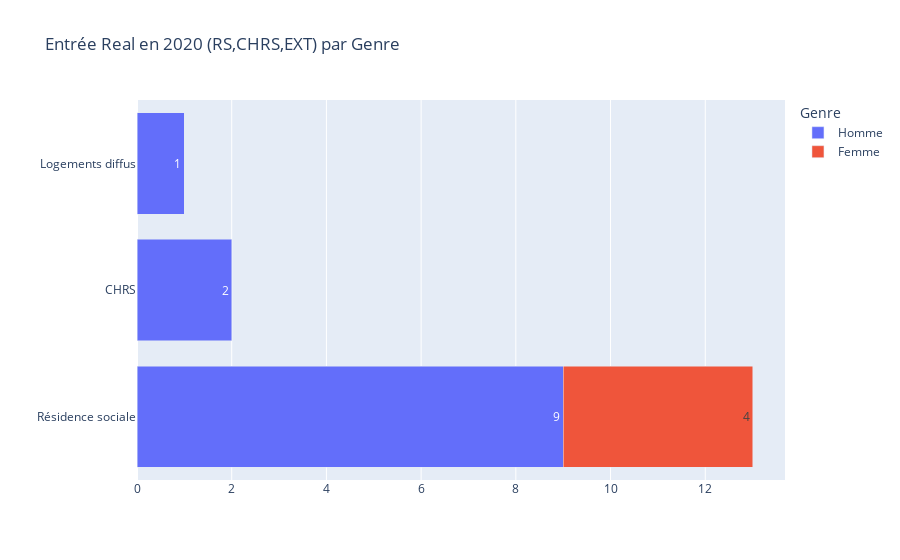
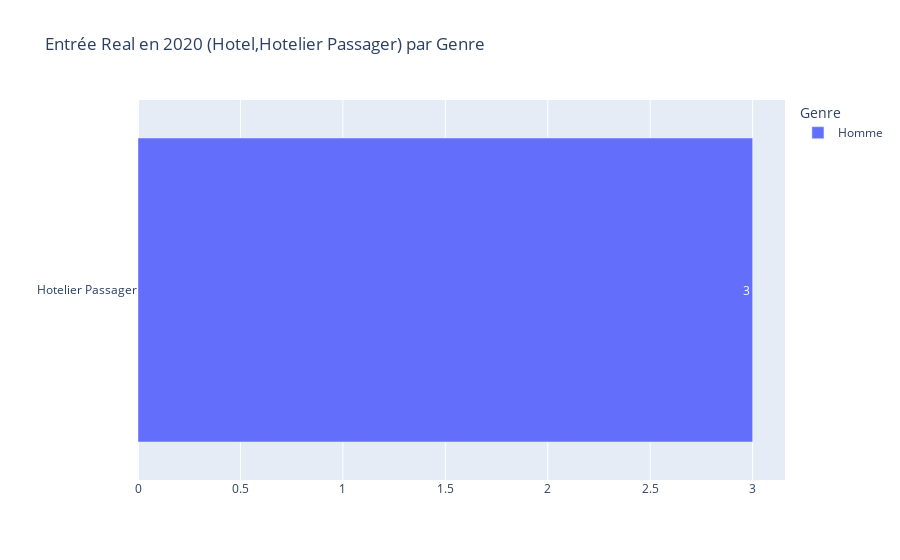

Notebook source saved alongside these figures, in order:
### Code cell
'Entrée Real en 2020 (RS,CHRS,EXT) par Genre' et 'Entrée Real en 2020 (Hotel,Hotelier Passager) par Genre'

### Figure 1 — Plotly figure (JSON) as saved in the notebook; plotly's stock layout.template omitted (floating-point values rounded to 4 significant figures)
{"data": [{"alignmentgroup": "True", "hovertemplate": "Genre=Homme<br>Nombre_de_Logements=%{text}<br>Groupe=%{y}<extra></extra>", "legendgroup": "Homme", "marker": {"color": "#636efa"}, "name": "Homme", "offsetgroup": "Homme", "orientation": "h", "showlegend": true, "text": [9, 2, 1], "textposition": "auto", "type": "bar", "x": [9, 2, 1], "xaxis": "x", "y": ["Résidence sociale", "CHRS", "Logements diffus"], "yaxis": "y"}, {"alignmentgroup": "True", "hovertemplate": "Genre=Femme<br>Nombre_de_Logements=%{text}<br>Groupe=%{y}<extra></extra>", "legendgroup": "Femme", "marker": {"color": "#EF553B"}, "name": "Femme", "offsetgroup": "Femme", "orientation": "h", "showlegend": true, "text": [4], "textposition": "auto", "type": "bar", "x": [4], "xaxis": "x", "y": ["Résidence sociale"], "yaxis": "y"}], "layout": {"barmode": "stack", "legend": {"title": {"text": "Genre"}, "tracegroupgap": 0}, "title": {"text": "Entrée Real en 2020 (RS,CHRS,EXT) par Genre"}, "xaxis": {"anchor": "y", "domain": [0, 1], "title": {"text": ""}}, "yaxis": {"anchor": "x", "domain": [0, 1], "title": {"text": ""}}}}

### Figure 2 — Plotly figure (JSON) as saved in the notebook; plotly's stock layout.template omitted (floating-point values rounded to 4 significant figures)
{"data": [{"alignmentgroup": "True", "hovertemplate": "Genre=Homme<br>Nombre_de_Logements=%{text}<br>Groupe=%{y}<extra></extra>", "legendgroup": "Homme", "marker": {"color": "#636efa"}, "name": "Homme", "offsetgroup": "Homme", "orientation": "h", "showlegend": true, "text": [3], "textposition": "auto", "type": "bar", "x": [3], "xaxis": "x", "y": ["Hotelier Passager"], "yaxis": "y"}], "layout": {"barmode": "stack", "legend": {"title": {"text": "Genre"}, "tracegroupgap": 0}, "title": {"text": "Entrée Real en 2020 (Hotel,Hotelier Passager) par Genre"}, "xaxis": {"anchor": "y", "domain": [0, 1], "title": {"text": ""}}, "yaxis": {"anchor": "x", "domain": [0, 1], "title": {"text": ""}}}}
